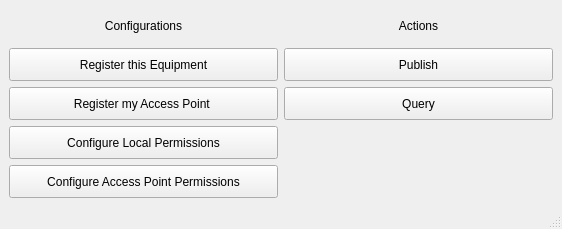
<?xml version="1.0" encoding="UTF-8"?>
<ui version="4.0">
 <class>MainWindow</class>
 <widget class="QMainWindow" name="MainWindow">
  <property name="geometry">
   <rect>
    <x>0</x>
    <y>0</y>
    <width>562</width>
    <height>229</height>
   </rect>
  </property>
  <property name="windowTitle">
   <string>CACIC - Home</string>
  </property>
  <widget class="QWidget" name="centralwidget">
   <layout class="QGridLayout" name="gridLayout">
    <item row="5" column="1">
     <widget class="QPushButton" name="query_button">
      <property name="sizePolicy">
       <sizepolicy hsizetype="Minimum" vsizetype="Minimum">
        <horstretch>0</horstretch>
        <verstretch>0</verstretch>
       </sizepolicy>
      </property>
      <property name="text">
       <string>Query</string>
      </property>
     </widget>
    </item>
    <item row="5" column="0">
     <widget class="QPushButton" name="register_ap_button">
      <property name="sizePolicy">
       <sizepolicy hsizetype="Minimum" vsizetype="Minimum">
        <horstretch>0</horstretch>
        <verstretch>0</verstretch>
       </sizepolicy>
      </property>
      <property name="text">
       <string>Register my Access Point </string>
      </property>
     </widget>
    </item>
    <item row="1" column="1">
     <widget class="QLabel" name="label_2">
      <property name="text">
       <string>Actions</string>
      </property>
      <property name="alignment">
       <set>Qt::AlignCenter</set>
      </property>
     </widget>
    </item>
    <item row="2" column="0">
     <widget class="QPushButton" name="register_ue_button">
      <property name="sizePolicy">
       <sizepolicy hsizetype="Minimum" vsizetype="Minimum">
        <horstretch>0</horstretch>
        <verstretch>0</verstretch>
       </sizepolicy>
      </property>
      <property name="text">
       <string>Register this Equipment</string>
      </property>
     </widget>
    </item>
    <item row="8" column="0">
     <widget class="QPushButton" name="ap_perms_button">
      <property name="sizePolicy">
       <sizepolicy hsizetype="Minimum" vsizetype="Minimum">
        <horstretch>0</horstretch>
        <verstretch>0</verstretch>
       </sizepolicy>
      </property>
      <property name="text">
       <string>Configure Access Point Permissions</string>
      </property>
     </widget>
    </item>
    <item row="1" column="0">
     <widget class="QLabel" name="label">
      <property name="sizePolicy">
       <sizepolicy hsizetype="Minimum" vsizetype="Minimum">
        <horstretch>0</horstretch>
        <verstretch>0</verstretch>
       </sizepolicy>
      </property>
      <property name="text">
       <string>Configurations</string>
      </property>
      <property name="alignment">
       <set>Qt::AlignCenter</set>
      </property>
     </widget>
    </item>
    <item row="7" column="0">
     <widget class="QPushButton" name="ue_perms_button">
      <property name="sizePolicy">
       <sizepolicy hsizetype="Minimum" vsizetype="Minimum">
        <horstretch>0</horstretch>
        <verstretch>0</verstretch>
       </sizepolicy>
      </property>
      <property name="text">
       <string>Configure Local Permissions</string>
      </property>
     </widget>
    </item>
    <item row="2" column="1">
     <widget class="QPushButton" name="publish_button">
      <property name="sizePolicy">
       <sizepolicy hsizetype="Minimum" vsizetype="Minimum">
        <horstretch>0</horstretch>
        <verstretch>0</verstretch>
       </sizepolicy>
      </property>
      <property name="text">
       <string>Publish</string>
      </property>
     </widget>
    </item>
   </layout>
  </widget>
  <widget class="QMenuBar" name="menubar">
   <property name="geometry">
    <rect>
     <x>0</x>
     <y>0</y>
     <width>562</width>
     <height>22</height>
    </rect>
   </property>
  </widget>
  <widget class="QStatusBar" name="statusbar"/>
  <action name="actionlogo">
   <property name="icon">
    <iconset resource="Resources.qrc">
     <normaloff>:/imgs/254e266bf32e4e8fbfb9ad996f1307d7.png</normaloff>
     <normalon>:/imgs/254e266bf32e4e8fbfb9ad996f1307d7.png</normalon>:/imgs/254e266bf32e4e8fbfb9ad996f1307d7.png</iconset>
   </property>
   <property name="text">
    <string>logo</string>
   </property>
  </action>
  <action name="actioncaciclogo">
   <property name="icon">
    <iconset resource="Resources.qrc">
     <normaloff>:/imgs/logo_cacic.png</normaloff>:/imgs/logo_cacic.png</iconset>
   </property>
   <property name="text">
    <string>caciclogo</string>
   </property>
  </action>
 </widget>
 <resources>
  <include location="Resources.qrc"/>
 </resources>
 <connections/>
</ui>
